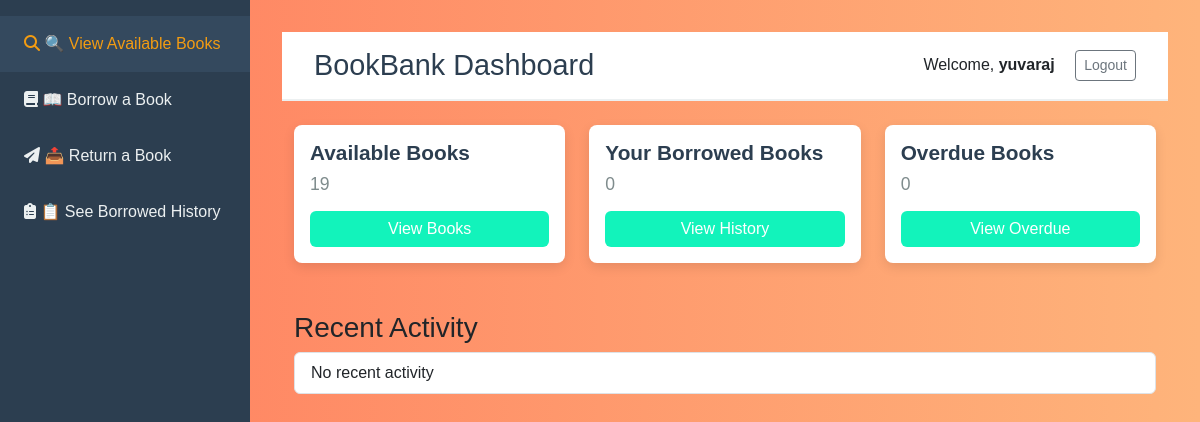
/dashboard (signed in), run on an earlier commit of the app's database.
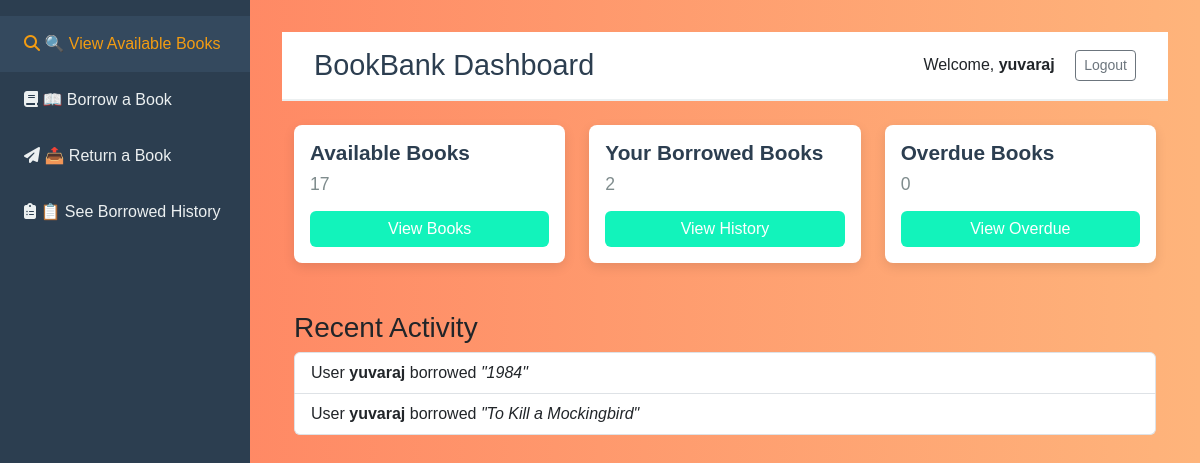
And on a later commit of the database.
### models.py (models this page shows, shortened)
class BorrowedBook(db.Model):
    id = db.Column(db.Integer, primary_key=True)
    user_id = db.Column(db.Integer, db.ForeignKey('user.id'), nullable=False)
    book_id = db.Column(db.Integer, db.ForeignKey('book.id'), nullable=False)
    borrow_date = db.Column(db.DateTime, default=datetime.utcnow)
    due_date = db.Column(db.DateTime, nullable=False)
    return_date = db.Column(db.DateTime, nullable=True)
    is_returned = db.Column(db.Boolean, default=False)
    fine_amount = db.Column(db.Float, default=0.0)
    damage_report = db.Column(db.Text, nullable=True)
    remarks = db.Column(db.Text, nullable=True)
    def is_overdue(self):
        if not self.is_returned and datetime.utcnow() > self.due_date:
            return True
        return False

class User(UserMixin, db.Model):
    id = db.Column(db.Integer, primary_key=True)
    username = db.Column(db.String(64), unique=True, nullable=False)
    email = db.Column(db.String(120), unique=True, nullable=False)
    password_hash = db.Column(db.String(256), nullable=False)
    is_admin = db.Column(db.Boolean, default=False)
    date_joined = db.Column(db.DateTime, default=datetime.utcnow)
    borrowed_books = db.relationship('BorrowedBook', backref='borrower', lazy=True)

class Book(db.Model):
    id = db.Column(db.Integer, primary_key=True)
    title = db.Column(db.String(200), nullable=False)
    author = db.Column(db.String(100), nullable=False)
    category = db.Column(db.String(50), nullable=False)
    quantity = db.Column(db.Integer, default=1)
    available_quantity = db.Column(db.Integer, default=1)
    date_added = db.Column(db.DateTime, default=datetime.utcnow)
    borrowed_records = db.relationship('BorrowedBook', backref='book', lazy=True)

### routes.py (the view)
@app.route('/dashboard')
@login_required
def dashboard():
    total_books = Book.query.count()
    available_books = sum([book.available_quantity for book in Book.query.all()])
    borrowed_count = BorrowedBook.query.filter_by(user_id=current_user.id, is_returned=False).count()
    overdue_count = 0
    borrowed_books = BorrowedBook.query.filter_by(user_id=current_user.id, is_returned=False).all()
    for book in borrowed_books:
        if book.is_overdue():
            overdue_count += 1
    recent_activity = BorrowedBook.query.order_by(BorrowedBook.borrow_date.desc()).limit(5).all()
    return render_template('dashboard.html',
                          total_books=total_books,
                          available_books=available_books,
                          borrowed_count=borrowed_count,
                          overdue_count=overdue_count,
                          recent_activity=recent_activity,
                          is_admin=current_user.is_admin)

### app.py (called while the page is built)
@login_manager.user_loader
def load_user(user_id):
    return db.session.get(User, int(user_id))

### templates/dashboard.html (shortened to what this page needs)
<!DOCTYPE html>
<html lang="en">
<head>
  <link href="https://cdn.jsdelivr.net/npm/bootstrap@5.3.0/dist/css/bootstrap.min.css" rel="stylesheet">
  <link rel="stylesheet" href="https://cdnjs.cloudflare.com/ajax/libs/font-awesome/6.4.0/css/all.min.css">
</head>
<body>
  <nav class="sidebar">
    <ul>
      <li>
        <a class="active" href="{{ url_for('available_books') }}">
          <i class="fa-solid fa-magnifying-glass"></i> 🔍 View Available Books
        </a>
      </li>
      <li>
        <a href="{{ url_for('borrow_books') }}">
          <i class="fa-solid fa-book"></i> 📖 Borrow a Book
        </a>
      </li>
      <li>
        <a href="{{ url_for('return_book') }}">
          <i class="fa-solid fa-paper-plane"></i> 📤 Return a Book
        </a>
      </li>
      <li>
        <a href="{{ url_for('borrowed_history') }}">
          <i class="fa-solid fa-clipboard-list"></i> 📋 See Borrowed History
        </a>
      </li>
    </ul>
  </nav>
  <div class="content">
    <header class="header mb-4">
      <h1>BookBank Dashboard</h1>
      <div>
        <span class="me-3">Welcome, <strong>{{ current_user.username }}</strong></span>
        <a href="{{ url_for('logout') }}" class="btn btn-outline-secondary btn-sm">Logout</a>
      </div>
    </header>
    <div class="container">
      <div class="row">
        <div class="col-md-4">
          <div class="card p-3">
            <h5 class="card-title">Available Books</h5>
            <p class="card-text display-6">{{ available_books }}</p>
            <a href="{{ url_for('available_books') }}" class="btn btn-custom">View Books</a>
          </div>
        </div>
        <div class="col-md-4">
          <div class="card p-3">
            <h5 class="card-title">Your Borrowed Books</h5>
            <p class="card-text display-6">{{ borrowed_count }}</p>
            <a href="{{ url_for('borrowed_history') }}" class="btn btn-custom">View History</a>
          </div>
        </div>
        <div class="col-md-4">
          {% if current_user.is_admin %}
          <div class="card p-3">
            <h5 class="card-title">Admin Tools</h5>
            <p class="card-text">Manage the library inventory</p>
            <a href="{{ url_for('admin_books') }}" class="btn btn-custom">Manage Books</a>
          </div>
          {% else %}
          <div class="card p-3">
            <h5 class="card-title">Overdue Books</h5>
            <p class="card-text display-6">{{ overdue_count }}</p>
            <a href="{{ url_for('borrowed_history') }}" class="btn btn-custom">View Overdue</a>
          </div>
          {% endif %}
        </div>
      </div>
      <div class="mt-4">
        <h3>Recent Activity</h3>
        <ul class="list-group">
          {% for activity in recent_activity %}
          <li class="list-group-item">
            User <strong>{{ activity.borrower.username }}</strong>
            {% if activity.is_returned %}
            returned <em>"{{ activity.book.title }}"</em>
            {% else %}
            borrowed <em>"{{ activity.book.title }}"</em>
            {% endif %}
          </li>
          {% else %}
          <li class="list-group-item">No recent activity</li>
          {% endfor %}
        </ul>
      </div>
    </div>
  </div>
</body>
</html>

What changed in the data, as far as the page shows it:
added BorrowedBook: borrower.username "yuvaraj", book "1984"
added BorrowedBook: borrower.username "yuvaraj", book "To Kill a Mockingbird"
Also different on the page:
{{ available_books }}: "19" → "17"
{{ borrowed_count }}: "0" → "2"
text no longer shown: "No recent activity"
